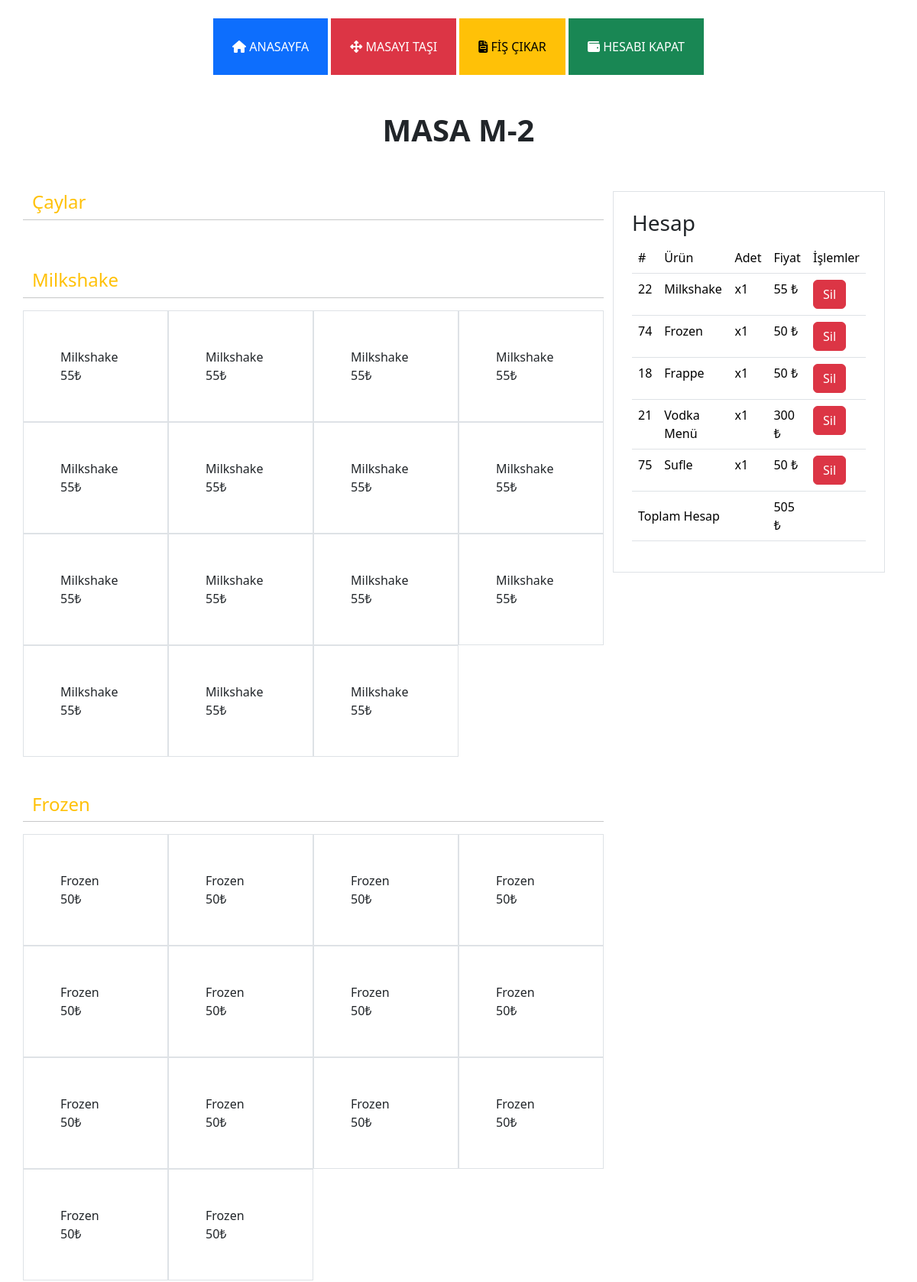
/interface/detail.php?id=2 (upper part), run on the app's committed database.
### tables this page shows
CREATE TABLE `masalar` (
  `id` int(11) NOT NULL,
  `masa_no` int(11) NOT NULL,
  `masa_kod` varchar(50) NOT NULL,
  `isActive` int(11) NOT NULL
);

CREATE TABLE `category` (
  `id` int(11) NOT NULL,
  `name` varchar(255) NOT NULL,
  `description` varchar(255) NOT NULL,
  `image` varchar(500) NOT NULL,
  `status` int(11) DEFAULT 1,
  `sira` int(11) DEFAULT NULL
);

CREATE TABLE `item` (
  `id` int(11) NOT NULL,
  `category_id` int(11) NOT NULL,
  `name` varchar(255) NOT NULL,
  `description` text NOT NULL,
  `price` varchar(200) NOT NULL,
  `image` varchar(500) NOT NULL,
  `status` int(11) NOT NULL DEFAULT 1 COMMENT '0 pasif 1 aktif'
);

### function.php (called while the page is built, shortened)
<?php
try {
	$db = new PDO("mysql:host=localhost;dbname=arcpos;charset=utf8", 'root', '');
} catch (PDOException $e) {
	echo $e->getMessage();
}
function tekveri($table, $row, $id)
{
	global $db;
	$data = $db->query("SELECT * FROM {$table} WHERE {$row} = '{$id}'")->fetch(PDO::FETCH_ASSOC);
	return $data;
}
function cokveri($table, $selects, $manuel)
{
	global $db;
	$data = $db->query("SELECT {$selects} FROM {$table} {$manuel}", PDO::FETCH_ASSOC);
	return $data;
}

### interface/detail.php (the view, shortened to what this page needs)
<?php
include_once 'header.php';
$masa = tekveri("masalar", "id", $_GET['id']);
$adisyon = tekveri("adisyonlar", "masa_id", $_GET['id']);
?>
<header class="text-center mt-4">
    <nav>
        <a class="btn btn-primary rounded-0 p-4" href="index.php"><i class="fa fa-home"></i> ANASAYFA</a>
        <a class="btn btn-danger rounded-0 p-4" href="#"><i class="fa fa-up-down-left-right"></i> MASAYI TAŞI</a>
        <a class="btn btn-warning rounded-0 p-4" href="javascript:void(0);" onclick="sendTableData()"><i class="fa fa-file-invoice"></i> FİŞ ÇIKAR</a>
        <a class="btn btn-success rounded-0 p-4" href="#"><i class="fa fa-wallet"></i> HESABI KAPAT</a>
    </nav>
</header>
<div class="container">
    <div class="row">
        <h1 class="text-center fw-bold mt-5">MASA <?= $masa['masa_kod'] ?></h1>
        <div class="col-8">
            <div class="row">
                <?php foreach (cokVeri("category", "*", "where status = 1") as $category) : ?>
                    <h4 class="text-warning mt-5"><?= $category['name'] ?></h4>
                    <hr>
                    <?php foreach (cokveri("item", "*", "where status = 1 AND category_id = {$category['id']}") as $row) : ?>
                        <a href="javascript:void(0)" class="border text-decoration-none text-dark p-5 col-3" onclick="addtocart(<?= $row['id'] ?>, <?= $adisyon['id'] ?>)">
                            <div>
                                <?= $row['name'] ?><br><?= $row['price'] . "₺" ?>
                            </div>
                        </a>
                    <?php endforeach; ?>
                <?php endforeach; ?>
            </div>
        </div>
        <div class="col-4 mt-5">
            <div class="border p-4">
                <h3>Hesap</h3>
                <div class="table-responsive">
                    <table class="table">
                        <thead>
                            <tr>
                                <td>#</td>
                                <td>Ürün</td>
                                <td>Adet</td>
                                <td>Fiyat</td>
                                <td>İşlemler</td>
                            </tr>
                        </thead>
                        <tbody>
                            <?php
                            $urunler = json_decode($adisyon['urunler'], true);
                            $groupedUrunler = array();
                            foreach ($urunler as $urunId) {
                                if (!isset($groupedUrunler[$urunId])) {
                                    $groupedUrunler[$urunId] = 1;
                                } else {
                                    $groupedUrunler[$urunId]++;
                                }
                            }
                            $toplamFiyat = 0;
                            foreach ($groupedUrunler as $urunId => $urunAdet) {
                                $urun = tekveri("item", "id", $urunId);
                                $toplamFiyat += $urun['price'] * $urunAdet;
                            }
                            ?>
                        <tbody id="urunler">
                            <?php foreach ($groupedUrunler as $urunId => $urunAdet) : ?>
                                <?php
                                $urun = tekveri("item", "id", $urunId);
                                ?>
                                <tr id="urunler">
                                    <td><?= $urun['id'] ?></td>
                                    <td><?= $urun['name'] ?></td>
                                    <td>x<?= $urunAdet ?></td>
                                    <td><?= $urun['price'] * $urunAdet ?> ₺</td>
                                    <td>
                                        <button type="button" onclick="removeItem(<?= $urun['id'] ?>,<?= $adisyon['id'] ?>)" class="btn btn-danger fs-6">Sil
                                        </button>
                                    </td>
                                </tr>
                            <?php endforeach; ?>
                        </tbody>
                        <tfoot>
                            <tr>
                                <td colspan="3">Toplam Hesap</td>
                                <td><?= $toplamFiyat ?> ₺</td>
                                <td></td>
                            </tr>
                        </tfoot>
                    </table>
                </div>
            </div>
        </div>
    </div>
</div>
<?php include_once 'footer.php' ?>

### data on the page
masalar: masa_kod "M-2"
category: name "Çaylar"
category: name "Milkshake"
item: name "Milkshake", price "55"
item: name "Milkshake", price "55"
item: name "Milkshake", price "55"
item: name "Milkshake", price "55", id "22", urunAdet "1", $urun['price']*$urunAdet "55"
item: name "Milkshake", price "55"
item: name "Milkshake", price "55"
item: name "Milkshake", price "55"
item: name "Milkshake", price "55"
item: name "Milkshake", price "55"
item: name "Milkshake", price "55"
item: name "Milkshake", price "55"
item: name "Milkshake", price "55"
item: name "Milkshake", price "55"
item: name "Milkshake", price "55"
item: name "Milkshake", price "55"
category: name "Frozen"
item: name "Frozen", price "50"
item: name "Frozen", price "50"
item: name "Frozen", price "50"
item: name "Frozen", price "50"
item: name "Frozen", price "50"
item: name "Frozen", price "50"
item: name "Frozen", price "50"
item: name "Frozen", price "50"
item: name "Frozen", price "50"
item: name "Frozen", price "50"
item: name "Frozen", price "50"
item: name "Frozen", price "50"
item: name "Frozen", price "50"
item: name "Frozen", price "50", id "74", urunAdet "1", $urun['price']*$urunAdet "50"
item: id "18", name "Frappe", urunAdet "1", $urun['price']*$urunAdet "50"
item: id "21", name "Vodka Menü", urunAdet "1", $urun['price']*$urunAdet "300"
item: id "75", name "Sufle", urunAdet "1", $urun['price']*$urunAdet "50"

### other printed values
$toplamFiyat "505"
